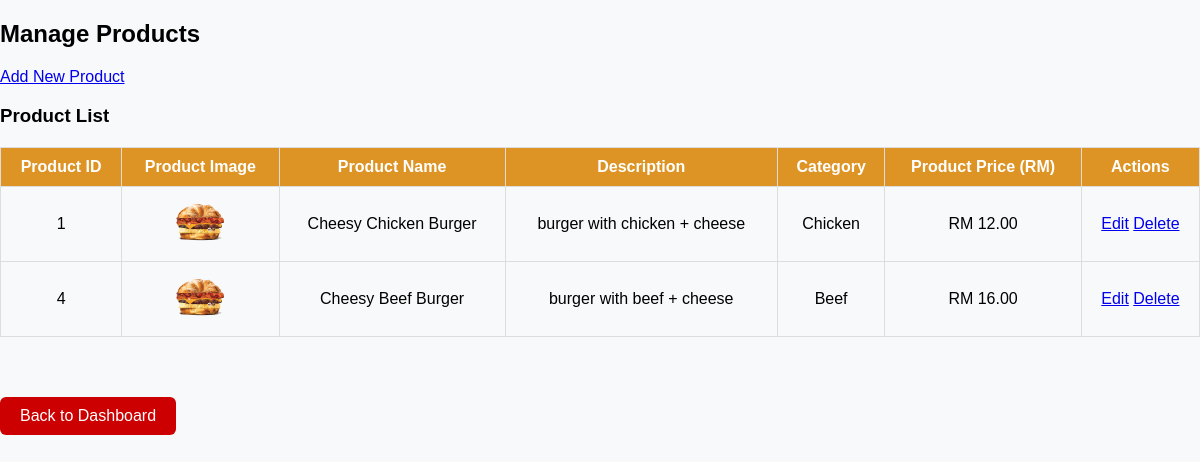
The app's page /manage_products.php, older data.
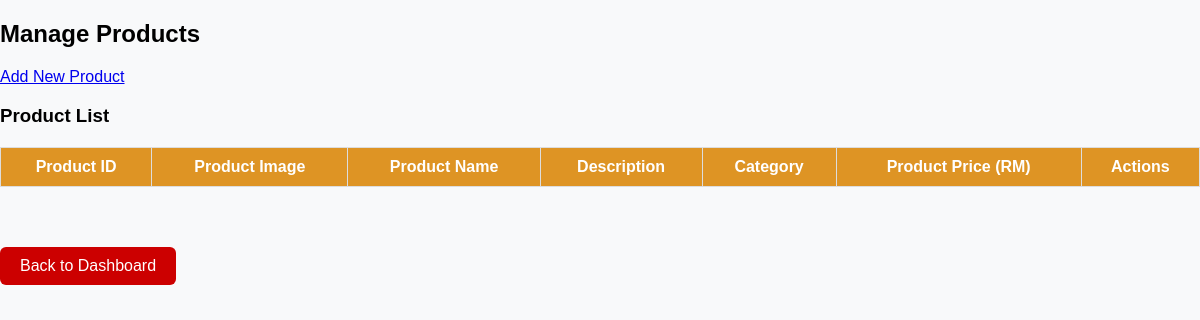
The same page, newer data.
### tables this page shows
CREATE TABLE product (
    id INT AUTO_INCREMENT PRIMARY KEY NOT NULL,
    name VARCHAR(255) NOT NULL,
    description TEXT NOT NULL,
    price DECIMAL(10,2) NOT NULL,
    image VARCHAR(255) NOT NULL,
    category VARCHAR(255) NOT NULL
);

### manage_products.php (the view, shortened to what this page needs)
<?php
include("config/db_connect.php");
$productQuery = $conn->query("SELECT * FROM product");
?>
<!DOCTYPE html>
<html lang="en">
<head>
    <link rel="stylesheet" href="css/styles.css">
</head>
<body>
    <h2>Manage Products</h2>
    <a href="add_product.php">Add New Product</a>
    <h3>Product List</h3>
    <table border="1">
        <tr>
            <th>Product ID</th>
            <th>Product Image</th>
            <th>Product Name</th>
            <th>Description</th>
            <th>Category</th>
            <th>Product Price (RM)</th>
            <th>Actions</th>
        </tr>
        <?php while ($product = $productQuery->fetch_assoc()): ?>
        <tr>
            <td><?= $product['id'] ?></td>
            <td>
                <img src="uploads/<?= htmlspecialchars($product['image']) ?>" width="50">
            </td>
            <td><?= htmlspecialchars($product['name']) ?></td>
            <td><?= htmlspecialchars($product['description']) ?></td>
            <td><?= htmlspecialchars($product['category']) ?></td>
            <td>RM <?= number_format($product['price'], 2) ?></td>
            <td>
                <a href="edit_product.php?id=<?= $product['id'] ?>">Edit</a>
                <a href="delete_product.php?id=<?= $product['id'] ?>">Delete</a>
            </td>
        </tr>
        <?php endwhile; ?>
    </table>
    <a href="admin_dashboard.php" class="logout-link">Back to Dashboard</a>
</body>
</html>

### css/styles.css (style rules this page uses)
body { font-family: Arial, sans-serif; background-color: #f8f9fa; margin: 0; padding: 0; }
table { width: 100%; border-collapse: collapse; margin: 20px 0; }
th, td { padding: 10px; border: 1px solid #ddd; text-align: center; }
th { background-color: #de9424; color: white; }
.logout-link { display: inline-block; margin-top: 40px; color: #fff; background-color: #cc0000; padding: 10px 20px; text-decoration: none; border-radius: 6px; }

Row changes from the older to the newer data that the page shows:
removed product: id "1", image (picture), name "Cheesy Chicken Burger", description "burger with chicken + cheese", category "Chicken", price "12.00"
removed product: id "4", image (picture), name "Cheesy Beef Burger", description "burger with beef + cheese", category "Beef", price "16.00"
